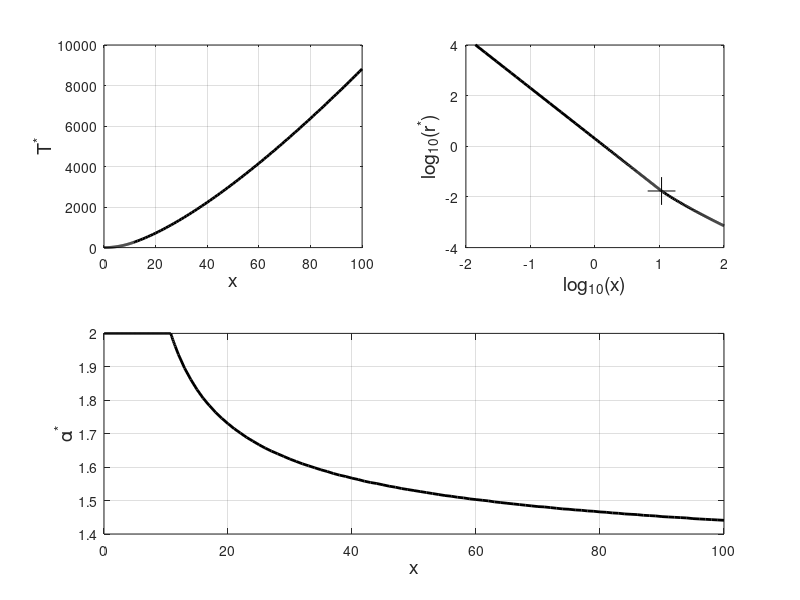

MATLAB code for this plot: (Note: this script raises an error after producing the figure.)
load('data/data_min_mfat_anal_fair1_huge.mat');

x=[0.01:0.01:0.1 0.2:0.1:10.7 10.77 10.8:0.1:11.5 12:1:100];
Na=length(alpha_tab);
Nx=length(x);
Tmin_matrix=zeros(Na,Nx);
for i=1:Na
    Tmin_matrix(i,:)=Tmin_tab(i)*(x.^(alpha_tab(i)));
end

[T_glopt I]=min(Tmin_matrix,[],1);
r_glopt=zeros(1,Nx);
alpha_glopt=zeros(1,Nx);
I(100)
for i=1:Nx
    r_glopt(i)=rmin_tab(I(i))/x(i)^alpha_tab(I(i));
    alpha_glopt(i)=alpha_tab(I(i));
end

%h1=figure
%plot(x,T_glopt,'.');
%ylabel('T^*','fontsize',14);
%xlabel('\lambda_t','fontsize',14);
%grid on
%h2=figure
%hold on
%plot(log(x),log(r_glopt),'.');
%%plot(log(10.77),log(r_glopt(find(x==10.77))),'r+','MarkerSize',20);
%plot(log(3.25),log(r_glopt(find(x==3.25))),'r+','MarkerSize',20);
%ylabel('log(r^*)','fontsize',14);
%xlabel('log(\lambda_t)','fontsize',14);
%set(gca,'XTick',[-5 -3 -1 1 3 5])
%grid on
%h3=figure
%plot(x,alpha_glopt,'.');
%ylabel('\alpha^*','fontsize',14);
%xlabel('\lambda_t','fontsize',14);
%grid on
%printpdf(h1,'graphics/mfat_fair_lambda_T');
%printpdf(h2,'graphics/mfat_fair_lambda_r');
%printpdf(h3,'graphics/mfat_fair_lambda_alpha');

h=figure;
subplot(2,2,1);
plot(x,T_glopt,'k','linewidth',2);
ylabel('T^*','fontsize',14);
xlabel('x','fontsize',14);
set(gca,'XTick',[0 20 40 60 80 100])
grid on
subplot(2,2,2);
hold on
plot(log(x)/log(10),log(r_glopt)/log(10),'k','linewidth',2);
%plot(log(10.77)/log(10),log(r_glopt(find(x==10.77)))/log(10),'k+','MarkerSize',20);
plot(log(10.77)/log(10),log(r_glopt(find(x==10.77)))/log(10),'k+','MarkerSize',20);
ylabel('log_{10}(r^*)','fontsize',14);
xlabel('log_{10}(x)','fontsize',14);
axis([-2 2 -4 4]);
set(gca,'XTick',[-2 -1 0 1 2]);
set(gca,'YTick',[-4 -2 0 2 4]);
set(gca,'box','on')
grid on
subplot(2,1,2);
plot(x,alpha_glopt,'k','linewidth',2);
ylabel('\alpha^*','fontsize',14);
xlabel('x','fontsize',14);
grid on

printpdf(h,'graphics/mfat_fair_allinone');

%size(T_glopt)
%size(I)
%plot(alpha_tab,Tmin_matrix(:,200),'.')

